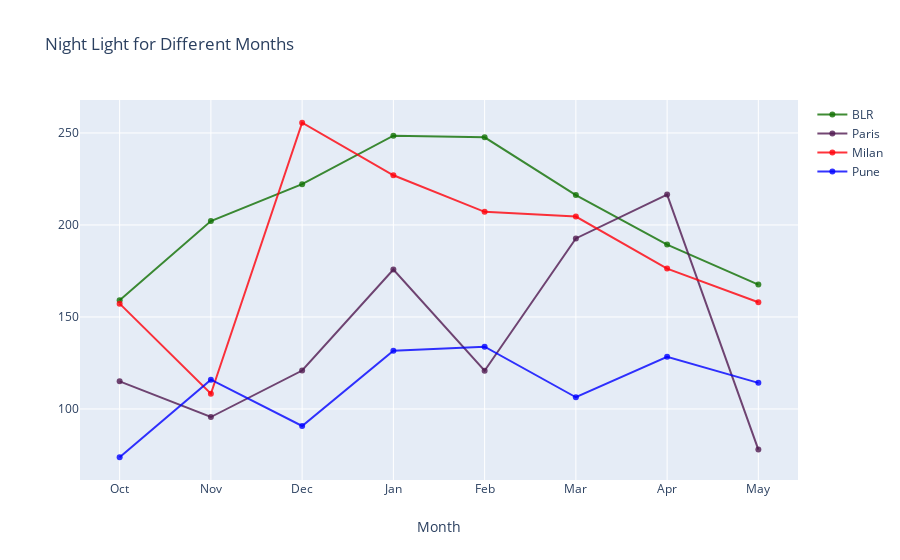

Notebook code cell kept with this figure:
### Code cell
trace1 = go.Scatter(
                    x = months,
                    y = lights,
                    mode = "lines+markers",
                    name = "BLR",
                    marker = dict(color = 'rgba(16, 112, 2, 0.8)'),
                    text= 'BLR')
# Creating trace2
trace2 = go.Scatter(
                    x = months,
                    y = lights_paris,
                    mode = "lines+markers",
                    name = "Paris",
                    marker = dict(color = 'rgba(80, 26, 80, 0.8)'),
                    text= 'Paris')

trace3 = go.Scatter(
                    x = months,
                    y = lights_milan,
                    mode = "lines+markers",
                    name = "Milan",
                    marker = dict(color = 'rgba(255, 0, 10, 0.8)'),
                    text= 'Milan')

trace4 = go.Scatter(
                    x = months,
                    y = lights_pune,
                    mode = "lines+markers",
                    name = "Pune",
                    marker = dict(color = 'rgba(0, 0, 255, 0.8)'),
                    text= 'Pune')

data = [trace1, trace2, trace3, trace4]
layout = dict(title = 'Night Light for Different Months',
              xaxis= dict(title= 'Month',ticklen= 5,zeroline= False)
             )
fig = dict(data = data, layout = layout)
iplot(fig)

### Figure 1 — Plotly figure (JSON) as saved in the notebook; plotly's stock layout.template omitted (floating-point values rounded to 4 significant figures)
{"data": [{"marker": {"color": "rgba(16, 112, 2, 0.8)"}, "mode": "lines+markers", "name": "BLR", "text": "BLR", "type": "scatter", "x": ["Oct", "Nov", "Dec", "Jan", "Feb", "Mar", "Apr", "May"], "y": [159.0, 202.1, 222.2, 248.5, 247.6, 216.2, 189.3, 167.6]}, {"marker": {"color": "rgba(80, 26, 80, 0.8)"}, "mode": "lines+markers", "name": "Paris", "text": "Paris", "type": "scatter", "x": ["Oct", "Nov", "Dec", "Jan", "Feb", "Mar", "Apr", "May"], "y": [115.0, 95.62, 120.9, 175.8, 120.8, 192.7, 216.5, 77.94]}, {"marker": {"color": "rgba(255, 0, 10, 0.8)"}, "mode": "lines+markers", "name": "Milan", "text": "Milan", "type": "scatter", "x": ["Oct", "Nov", "Dec", "Jan", "Feb", "Mar", "Apr", "May"], "y": [157.2, 108.3, 255.5, 227.0, 207.1, 204.6, 176.3, 158.0]}, {"marker": {"color": "rgba(0, 0, 255, 0.8)"}, "mode": "lines+markers", "name": "Pune", "text": "Pune", "type": "scatter", "x": ["Oct", "Nov", "Dec", "Jan", "Feb", "Mar", "Apr", "May"], "y": [73.75, 115.9, 90.74, 131.6, 133.9, 106.4, 128.3, 114.2]}], "layout": {"title": {"text": "Night Light for Different Months"}, "xaxis": {"ticklen": 5, "title": {"text": "Month"}, "zeroline": false}}}
